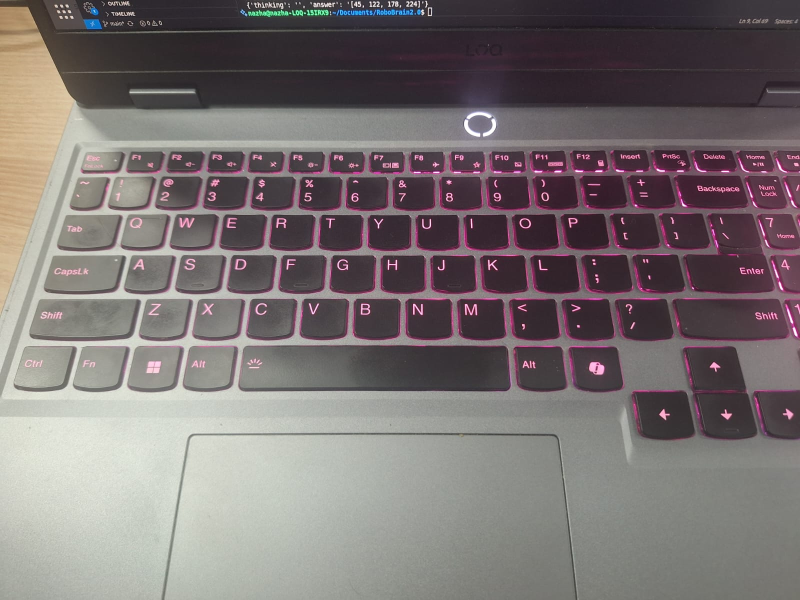
#> input picture assets/demo/Keyboard.jpeg, 1600 x 1200 px (shown at 1/2 size)
$ python Test_API.py
#> lines starting #> are read from the running program, lines starting #| are printed output that depends on the picture
### Resize.py
from PIL import Image
import os

def process_and_resize_image(input_path, max_size=1024):
    """
    Checks an image's size and resizes it if it's too large,
    saving it with a new name. Returns the path to the processed image.
    """
#> called with input_path = './assets/demo/Keyboard.jpeg', max_size = 500
    try:
        img = Image.open(input_path)
#> img is the input picture: PIL image 1600x1200 RGB; mean R, G, B 122, 113.7, 114

        # Check if resizing is needed
        if max(img.size) > max_size:
            print(f"Resizing image: {input_path} (Original size: {img.size})")
#| Resizing image: ./assets/demo/Keyboard.jpeg (Original size: (1600, 1200))

            # This maintains the aspect ratio
            img.thumbnail((max_size, max_size))
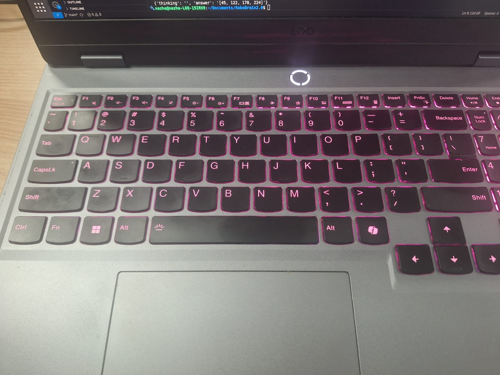
#> img: PIL image 500x375 RGB; mean R, G, B 122, 113.7, 114

            # Create a new filename for the resized image
            directory, filename = os.path.split(input_path)
            name, ext = os.path.splitext(filename)
            output_filename = f"{name}_resized{ext}"
            output_path = os.path.join(directory, output_filename)

            img.save(output_path)
            print(f"Resized image saved to: {output_path}")
            return output_path
        else:
            # If no resizing is needed, just return the original path
            print(f"Image {input_path} is already within size limits.")
            return input_path

    except Exception as e:
        print(f"Error processing image {input_path}: {e}")
        return None

### Test_API.py
# client_with_drawing.py

import requests
import os
import re
from PIL import Image, ImageDraw
from Resize import process_and_resize_image

# --- Configuration ---
#SERVER_IP = "192.168.133.66" # Replace with your server's IP
SERVER_URL = f"https://4a1b23a24493.ngrok-free.app/inference/"#"http://{SERVER_IP}:8000/inference/"
IMAGE_PATH = process_and_resize_image("./assets/demo/Keyboard.jpeg", 500)
#> (the run stopped early here; a loop or call above may not have finished)
